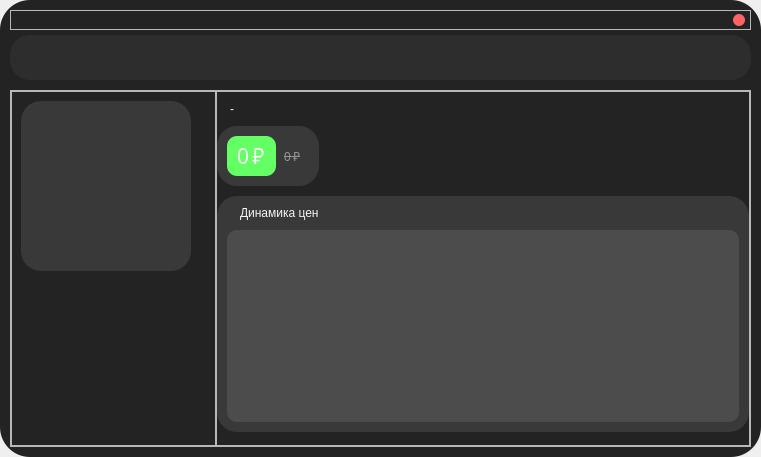
<?xml version="1.0" encoding="UTF-8"?>
<ui version="4.0">
 <class>MainWindow</class>
 <widget class="QMainWindow" name="MainWindow">
  <property name="geometry">
   <rect>
    <x>0</x>
    <y>0</y>
    <width>761</width>
    <height>457</height>
   </rect>
  </property>
  <property name="windowTitle">
   <string>MainWindow</string>
  </property>
  <widget class="QWidget" name="centralwidget">
   <property name="styleSheet">
    <string notr="true">* {
	font: 81 12pt &quot;Montserrat ExtraBold&quot;;
	color: rgb(245, 245, 245);
}

#main_frame {
	padding: 0px;
	background: rgb(35, 35, 35);
	border-radius: 30px;
}

#product_link {
	min-height: 25px;
	
	margin-top: 5px;
	margin-bottom: 10px;

	padding: 10px;
	background: rgb(45, 45, 45);
	border-radius: 20px;
}

#product_name {
	padding: 10px;
	font: 81 12pt &quot;Montserrat ExtraBold&quot;;
}

#product_price {
	padding: 5px;
	font: 81 16pt &quot;Montserrat ExtraBold&quot;;
	background: rgb(100, 255, 100);
	border-radius: 10px;
}

#product_last_price {
	padding: 5px;
	font: 81 12pt &quot;Montserrat ExtraBold&quot;;
	text-decoration: line-through;
	color: rgb(150, 150, 150);
}

#price_frame {
	padding: 10px;
	background: rgba(255, 255, 255, 0.1);
	border-radius: 20px;
}

#product_image {
	min-width: 150px;
	min-height: 150px;

	max-width: 150px;
	max-height: 150px;

	margin-right: 15px;

	padding: 10px;
	background: rgba(255, 255, 255, 0.1);
	border-radius: 20px;
}

#prices_frame {
	margin-top: 10px;

	padding: 10px;
	padding-top: 0px;
	background: rgba(255, 255, 255, 0.1);
	border-radius: 20px;
}

#product_prices {
	padding: 10px;
	background: rgba(255, 255, 255, 0.1);
	border-radius: 10px;
}

#prices_label {
	padding: 10px;
}

 QScrollBar:vertical {
	width: 10px;
     background: rgba(0, 0, 0, 0);
 }
 QScrollBar::handle:vertical {
    background: rgb(100, 255, 100);
	border-radius: 5px;
 }
 QScrollBar::add-line:vertical {
    height: 0px;
 }

 QScrollBar::sub-line:vertical {
     height: 0px;
 }
 QScrollBar::up-arrow:vertical, QScrollBar::down-arrow:vertical {
     width: 0px;
     height: 0px;
 }

 QScrollBar::add-page:vertical, QScrollBar::sub-page:vertical {
    background: rgba(0, 0, 0, 0.1);
	border-radius: 5px;
 }

#close_frame {
	padding-right: 5px;
}

#close_button {
	background: rgb(255, 100, 100);
	border-radius: 6px;
}</string>
   </property>
   <layout class="QHBoxLayout" name="horizontalLayout">
    <property name="spacing">
     <number>0</number>
    </property>
    <property name="leftMargin">
     <number>0</number>
    </property>
    <property name="topMargin">
     <number>0</number>
    </property>
    <property name="rightMargin">
     <number>0</number>
    </property>
    <property name="bottomMargin">
     <number>0</number>
    </property>
    <item>
     <widget class="QFrame" name="main_frame">
      <property name="frameShape">
       <enum>QFrame::StyledPanel</enum>
      </property>
      <property name="frameShadow">
       <enum>QFrame::Raised</enum>
      </property>
      <layout class="QVBoxLayout" name="verticalLayout">
       <property name="spacing">
        <number>0</number>
       </property>
       <property name="leftMargin">
        <number>10</number>
       </property>
       <property name="topMargin">
        <number>10</number>
       </property>
       <property name="rightMargin">
        <number>10</number>
       </property>
       <property name="bottomMargin">
        <number>10</number>
       </property>
       <item>
        <widget class="QFrame" name="close_frame">
         <property name="minimumSize">
          <size>
           <width>0</width>
           <height>20</height>
          </size>
         </property>
         <property name="frameShape">
          <enum>QFrame::StyledPanel</enum>
         </property>
         <property name="frameShadow">
          <enum>QFrame::Raised</enum>
         </property>
         <property name="lineWidth">
          <number>0</number>
         </property>
         <layout class="QHBoxLayout" name="horizontalLayout_4">
          <property name="spacing">
           <number>0</number>
          </property>
          <property name="leftMargin">
           <number>0</number>
          </property>
          <property name="topMargin">
           <number>0</number>
          </property>
          <property name="rightMargin">
           <number>0</number>
          </property>
          <property name="bottomMargin">
           <number>0</number>
          </property>
          <item>
           <spacer name="horizontalSpacer">
            <property name="orientation">
             <enum>Qt::Horizontal</enum>
            </property>
            <property name="sizeHint" stdset="0">
             <size>
              <width>40</width>
              <height>20</height>
             </size>
            </property>
           </spacer>
          </item>
          <item>
           <widget class="QPushButton" name="close_button">
            <property name="minimumSize">
             <size>
              <width>12</width>
              <height>12</height>
             </size>
            </property>
            <property name="maximumSize">
             <size>
              <width>12</width>
              <height>12</height>
             </size>
            </property>
            <property name="text">
             <string/>
            </property>
           </widget>
          </item>
         </layout>
        </widget>
       </item>
       <item>
        <widget class="QLineEdit" name="product_link">
         <property name="sizePolicy">
          <sizepolicy hsizetype="Expanding" vsizetype="Fixed">
           <horstretch>0</horstretch>
           <verstretch>0</verstretch>
          </sizepolicy>
         </property>
         <property name="minimumSize">
          <size>
           <width>0</width>
           <height>60</height>
          </size>
         </property>
         <property name="layoutDirection">
          <enum>Qt::LeftToRight</enum>
         </property>
         <property name="styleSheet">
          <string notr="true"/>
         </property>
         <property name="text">
          <string/>
         </property>
         <property name="echoMode">
          <enum>QLineEdit::Normal</enum>
         </property>
         <property name="alignment">
          <set>Qt::AlignCenter</set>
         </property>
         <property name="dragEnabled">
          <bool>true</bool>
         </property>
         <property name="cursorMoveStyle">
          <enum>Qt::LogicalMoveStyle</enum>
         </property>
         <property name="clearButtonEnabled">
          <bool>false</bool>
         </property>
        </widget>
       </item>
       <item>
        <widget class="QFrame" name="frame">
         <property name="sizePolicy">
          <sizepolicy hsizetype="Preferred" vsizetype="Preferred">
           <horstretch>0</horstretch>
           <verstretch>0</verstretch>
          </sizepolicy>
         </property>
         <property name="frameShape">
          <enum>QFrame::StyledPanel</enum>
         </property>
         <property name="frameShadow">
          <enum>QFrame::Raised</enum>
         </property>
         <property name="lineWidth">
          <number>0</number>
         </property>
         <layout class="QHBoxLayout" name="horizontalLayout_3">
          <property name="spacing">
           <number>0</number>
          </property>
          <property name="leftMargin">
           <number>0</number>
          </property>
          <property name="topMargin">
           <number>0</number>
          </property>
          <property name="rightMargin">
           <number>0</number>
          </property>
          <property name="bottomMargin">
           <number>0</number>
          </property>
          <item>
           <widget class="QFrame" name="product_image_frame">
            <property name="sizePolicy">
             <sizepolicy hsizetype="Fixed" vsizetype="Preferred">
              <horstretch>0</horstretch>
              <verstretch>0</verstretch>
             </sizepolicy>
            </property>
            <property name="frameShape">
             <enum>QFrame::StyledPanel</enum>
            </property>
            <property name="frameShadow">
             <enum>QFrame::Raised</enum>
            </property>
            <layout class="QVBoxLayout" name="verticalLayout_3">
             <item>
              <widget class="QLabel" name="product_image">
               <property name="lineWidth">
                <number>0</number>
               </property>
               <property name="text">
                <string/>
               </property>
              </widget>
             </item>
             <item>
              <spacer name="verticalSpacer_3">
               <property name="orientation">
                <enum>Qt::Vertical</enum>
               </property>
               <property name="sizeHint" stdset="0">
                <size>
                 <width>20</width>
                 <height>40</height>
                </size>
               </property>
              </spacer>
             </item>
            </layout>
           </widget>
          </item>
          <item>
           <widget class="QFrame" name="frame_2">
            <property name="frameShape">
             <enum>QFrame::StyledPanel</enum>
            </property>
            <property name="frameShadow">
             <enum>QFrame::Raised</enum>
            </property>
            <property name="lineWidth">
             <number>0</number>
            </property>
            <layout class="QVBoxLayout" name="verticalLayout_2">
             <property name="spacing">
              <number>0</number>
             </property>
             <property name="leftMargin">
              <number>0</number>
             </property>
             <property name="topMargin">
              <number>0</number>
             </property>
             <property name="rightMargin">
              <number>0</number>
             </property>
             <property name="bottomMargin">
              <number>0</number>
             </property>
             <item>
              <widget class="QLabel" name="product_name">
               <property name="minimumSize">
                <size>
                 <width>250</width>
                 <height>0</height>
                </size>
               </property>
               <property name="maximumSize">
                <size>
                 <width>500</width>
                 <height>16777215</height>
                </size>
               </property>
               <property name="text">
                <string>-</string>
               </property>
               <property name="wordWrap">
                <bool>true</bool>
               </property>
              </widget>
             </item>
             <item>
              <widget class="QFrame" name="price_frame">
               <property name="sizePolicy">
                <sizepolicy hsizetype="Fixed" vsizetype="Fixed">
                 <horstretch>0</horstretch>
                 <verstretch>0</verstretch>
                </sizepolicy>
               </property>
               <property name="frameShape">
                <enum>QFrame::StyledPanel</enum>
               </property>
               <property name="frameShadow">
                <enum>QFrame::Raised</enum>
               </property>
               <layout class="QHBoxLayout" name="horizontalLayout_2">
                <property name="spacing">
                 <number>0</number>
                </property>
                <property name="leftMargin">
                 <number>0</number>
                </property>
                <property name="topMargin">
                 <number>0</number>
                </property>
                <property name="rightMargin">
                 <number>0</number>
                </property>
                <property name="bottomMargin">
                 <number>0</number>
                </property>
                <item>
                 <widget class="QLabel" name="product_price">
                  <property name="sizePolicy">
                   <sizepolicy hsizetype="Fixed" vsizetype="Preferred">
                    <horstretch>0</horstretch>
                    <verstretch>0</verstretch>
                   </sizepolicy>
                  </property>
                  <property name="minimumSize">
                   <size>
                    <width>0</width>
                    <height>40</height>
                   </size>
                  </property>
                  <property name="font">
                   <font>
                    <family>Montserrat ExtraBold</family>
                    <pointsize>16</pointsize>
                    <weight>10</weight>
                    <italic>false</italic>
                    <bold>false</bold>
                   </font>
                  </property>
                  <property name="text">
                   <string>0 ₽</string>
                  </property>
                 </widget>
                </item>
                <item>
                 <widget class="QLabel" name="product_last_price">
                  <property name="sizePolicy">
                   <sizepolicy hsizetype="Fixed" vsizetype="Preferred">
                    <horstretch>0</horstretch>
                    <verstretch>0</verstretch>
                   </sizepolicy>
                  </property>
                  <property name="text">
                   <string>0 ₽</string>
                  </property>
                 </widget>
                </item>
               </layout>
              </widget>
             </item>
             <item>
              <widget class="QFrame" name="prices_frame">
               <property name="sizePolicy">
                <sizepolicy hsizetype="Preferred" vsizetype="Expanding">
                 <horstretch>0</horstretch>
                 <verstretch>0</verstretch>
                </sizepolicy>
               </property>
               <property name="minimumSize">
                <size>
                 <width>0</width>
                 <height>100</height>
                </size>
               </property>
               <property name="frameShape">
                <enum>QFrame::StyledPanel</enum>
               </property>
               <property name="frameShadow">
                <enum>QFrame::Raised</enum>
               </property>
               <layout class="QVBoxLayout" name="verticalLayout_4">
                <property name="spacing">
                 <number>0</number>
                </property>
                <property name="leftMargin">
                 <number>0</number>
                </property>
                <property name="topMargin">
                 <number>0</number>
                </property>
                <property name="rightMargin">
                 <number>0</number>
                </property>
                <property name="bottomMargin">
                 <number>0</number>
                </property>
                <item>
                 <widget class="QLabel" name="prices_label">
                  <property name="minimumSize">
                   <size>
                    <width>250</width>
                    <height>0</height>
                   </size>
                  </property>
                  <property name="maximumSize">
                   <size>
                    <width>500</width>
                    <height>16777215</height>
                   </size>
                  </property>
                  <property name="text">
                   <string>Динамика цен</string>
                  </property>
                  <property name="wordWrap">
                   <bool>true</bool>
                  </property>
                 </widget>
                </item>
                <item>
                 <widget class="QListWidget" name="product_prices">
                  <property name="styleSheet">
                   <string notr="true"/>
                  </property>
                 </widget>
                </item>
               </layout>
              </widget>
             </item>
             <item>
              <spacer name="verticalSpacer_2">
               <property name="orientation">
                <enum>Qt::Vertical</enum>
               </property>
               <property name="sizeHint" stdset="0">
                <size>
                 <width>20</width>
                 <height>40</height>
                </size>
               </property>
              </spacer>
             </item>
            </layout>
           </widget>
          </item>
         </layout>
        </widget>
       </item>
      </layout>
     </widget>
    </item>
   </layout>
  </widget>
 </widget>
 <resources>
  <include location="resources.qrc"/>
 </resources>
 <connections/>
</ui>
